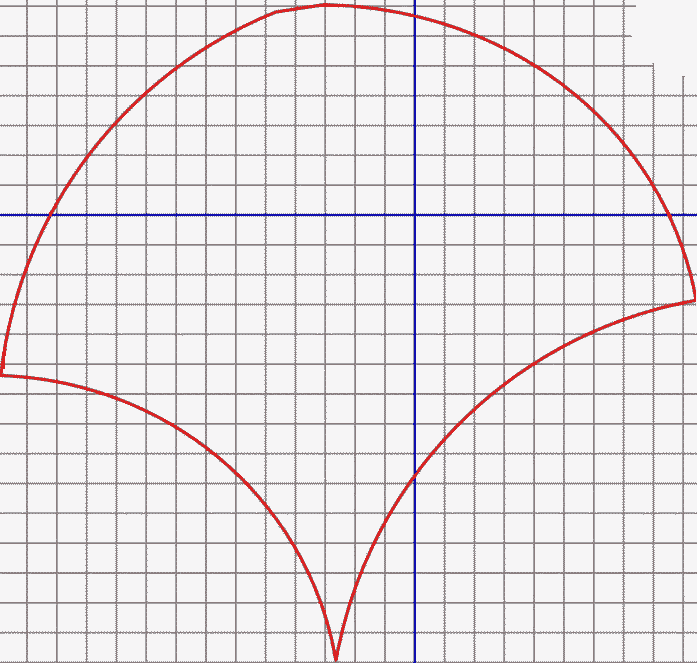
#> input picture DrawRobotControl/TearToSig/SA_2_Tear.bmp, 697 x 663 px; its folder holds only this picture in this run
$ python -i gen_manip_image.py   (imports and definitions only)
#> lines starting #> are read from the running program, lines starting #| are printed output that depends on the picture
import os
import np
import PIL
import PIL.Image
import PIL.ImageEnhance
import glob

# [51 lines left out: functions rotateImage, brightnessImage, blurrimage, resizeImage, not called in this run]

def moveImage(image_file):
        parts = image_file.split('\\')
        file_name = parts[len(parts)-1]
        try:
            img2 = PIL.Image.open(image_file)
#> img2 is the input picture: PIL image 697x663 RGB; mean R, G, B 232.2, 228.1, 230.2
            width, height = img2.size
#> width = 697; height = 663
            background_pixel = img2.getpixel((1, 1))
#> background_pixel = (246, 245, 246)
            start_at_y = 0
            for i in range(0,height-1):
                pixel_now = img2.getpixel((width / 2, i))
                if pixel_now != background_pixel:
                    start_at_y = i
                    break;
#> this loop made 5 passes
            start_at_y = (int)(start_at_y / 2)
#> start_at_y = 2
            img_high = img2.crop((0, 0, width, start_at_y))
            img_low = img2.crop((0, start_at_y, width, height))
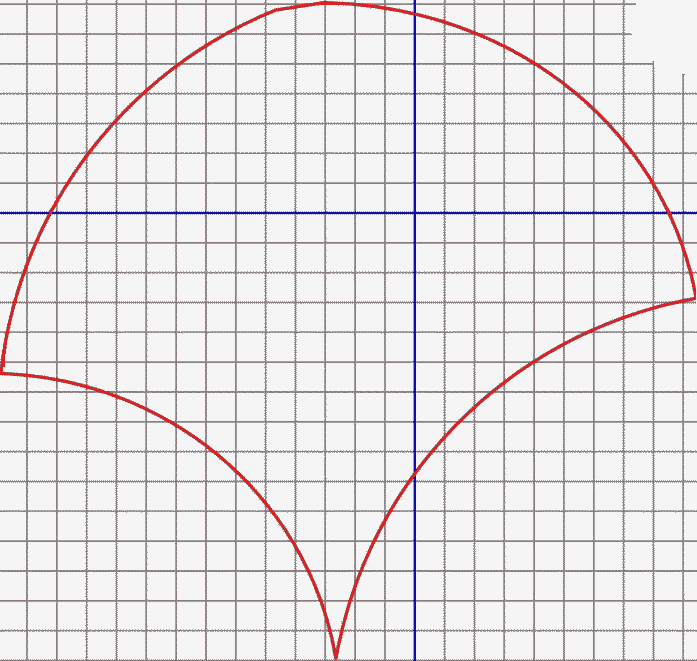
#> img_low: PIL image 697x661 RGB; mean R, G, B 232.2, 228.1, 230.2
            PIL.Image.Image.paste(img2, img_low, (0, 0))
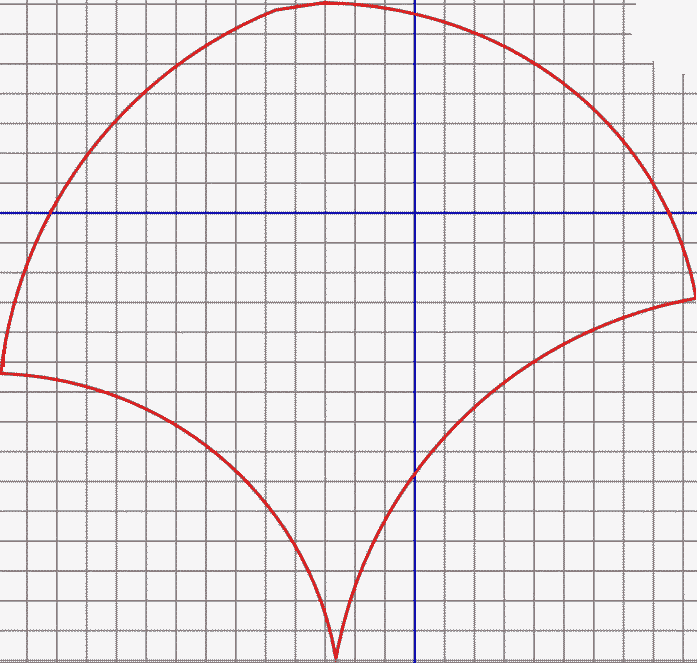
#> img2: PIL image 697x663 RGB; mean R, G, B 232, 227.9, 230
            PIL.Image.Image.paste(img2, img_high, (0, height - start_at_y))
            img2.save(".\\move\\" + file_name)
        except Exception as e:
            print(e)
            exit

# [17 lines left out: function colorswap, not called in this run]

image_fileList = []
mainFolder = "..\\page_fetcher\\images\\cryptopunks\\"
folderList = [x[0] for x in os.walk(mainFolder)]
# [11 lines not run here, left out]
#        os.exit

>>> result = moveImage('../../DrawRobotControl/TearToSig/SA_2_Tear.bmp')
